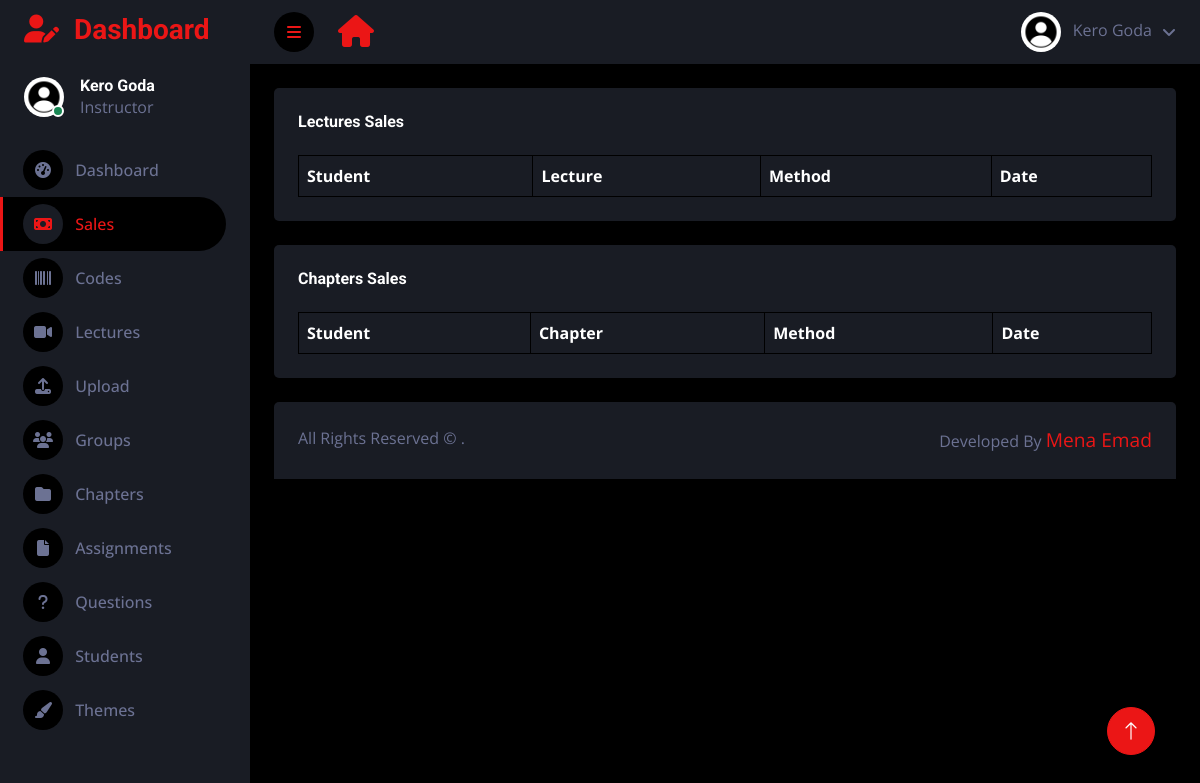
/en/dashboard/sales (signed in), run on an earlier commit of the app's database.
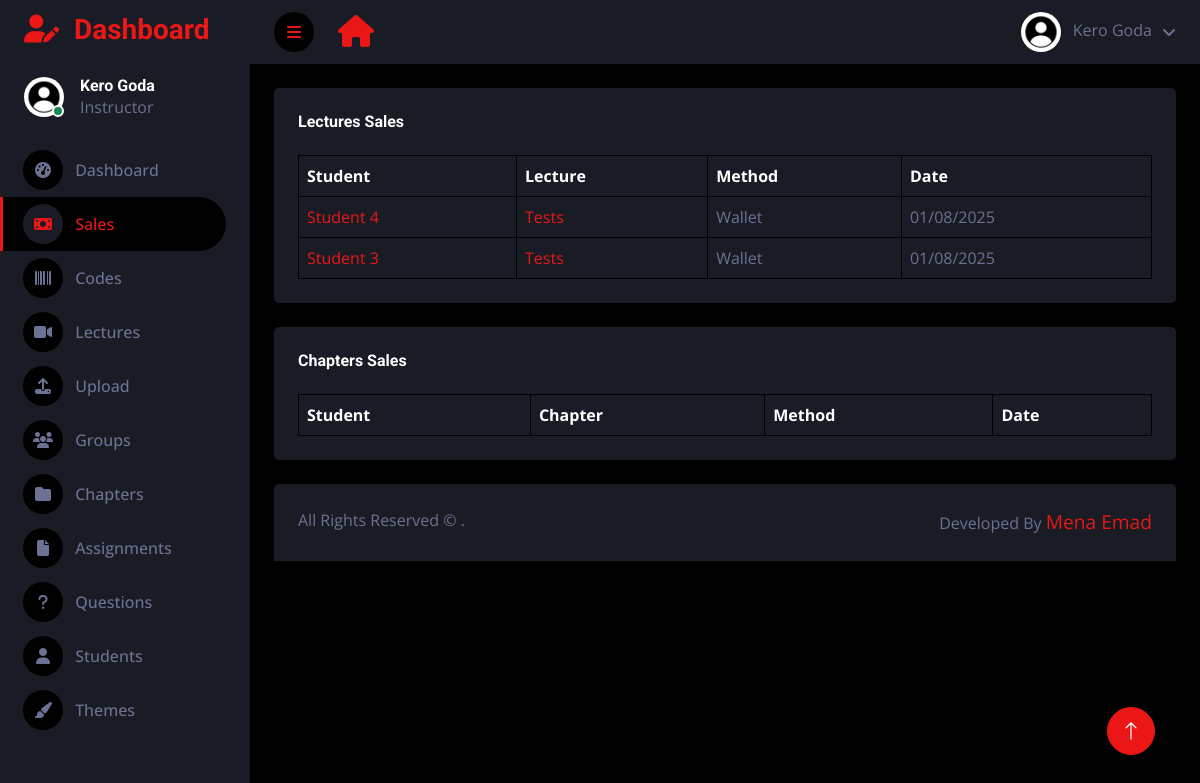
And on a later commit of the database.
### main/models.py (models this page shows, shortened)
class BuyLesson(models.Model):
    user = models.ForeignKey(User, on_delete=models.CASCADE , blank=True , null=True)
    user_name = models.CharField(max_length=100 , blank=True)
    user_image = models.ImageField(upload_to='profile_images', default='blank-profile-picture.png')
    lecture_id = models.CharField(max_length=500)
    lecture_title = models.CharField(max_length=100 ,  blank=True)
    lecture_value = models.IntegerField(editable=True , default='0' , blank=True)
    created_at = models.DateTimeField(default=datetime.now)
    class methods(models.TextChoices):
        wallet = 'wallet',
        code = 'code',
        lecture_code = 'lecture_code',
        chapter = 'chapter',
        group = 'group',
        admin = 'admin',
        link = 'link',
        wallet_discount = 'wallet_discount',
    method = models.CharField(max_length=25, choices=methods.choices, default=methods.code, blank=True)
    link = models.CharField(max_length=100 ,  blank=True)
    discount_id = models.CharField(max_length=100 ,  blank=True)
    discount_value = models.CharField(max_length=100 ,  blank=True)
    serial = models.CharField(max_length=100 ,  blank=True)
    class Meta:
        verbose_name = ("Lecture Purchase")
        verbose_name_plural = ("Lecture Purchases")

### dashboard/views.py (the view)
# urls.py: path('dashboard/sales' , views.dashboard_sales , name="dashboard-sales"),
def dashboard_sales(request ):
    if User.objects.filter(username=request.user.username).first():
        user_object = User.objects.get(username=request.user.username)
        user_profile = Profile.objects.get(user=user_object)
        notifications_count = Notification.objects.filter(user=request.user).count()
    else:
        user_profile = ''
        notifications_count = ''
    leecture_sales = BuyLesson.objects.all()
    chapter_sales = BuyChapter.objects.all()
    return render(request, 'dark/sales.html', {'user_profile': user_profile, 'lectures':leecture_sales , 'chapters':chapter_sales ,  'notifications' : notifications_count })

### templates/dark/sales.html (shortened to what the changed rows need)
{% extends "base-dark.html" %}
{% load static %}
{% block content%}
<body>
    <div class="container-fluid position-relative d-flex p-0">
        <div class="content">
            <nav class="navbar navbar-expand bg-secondary navbar-dark sticky-top px-4 py-0">
                <a href="/" class="navbar-brand d-flex ">
                    <h2 class="text-primary mb-0"><i class="fa fa-home"></i></h2>
                </a>
            </nav>
            <div class="container-fluid pt-4 px-4">
                <div class="bg-secondary text-center rounded p-4">
                    <div class="table-responsive">
                        <table class="table text-start align-middle table-bordered table-hover mb-0">
                            <thead>
                                <tr class="text-white">
                                    <th scope="col">
                                        {% if LANGUAGE_CODE == 'ar' %}الطالب{% else %}Student{% endif %}
                                    </th>
                                    <th scope="col">
                                        {% if LANGUAGE_CODE == 'ar' %}المحاضرة{% else %}Lecture{% endif %}
                                    </th>
                                    <th scope="col">
                                        {% if LANGUAGE_CODE == 'ar' %}الطريقة{% else %}Method{% endif %}
                                    </th>
                                    <th scope="col">
                                        {% if LANGUAGE_CODE == 'ar' %}التاريخ{% else %}Date{% endif %}
                                    </th>
                                </tr>
                            </thead>
                            <tbody>
                                {% for sale in lectures %}
                                <tr>
                                    <td><a href="/profile/{{sale.user.username}}">{{sale.user_name}}</a></td>
                                    <td><a href="/lecture/{{sale.lecture_id}}">{{sale.lecture_title}}</a></td>
                                    <td style="text-transform: capitalize;">{{sale.method}}</td>
                                    <td>{{sale.created_at|date:"SHORT_DATE_FORMAT"}}</td>
                                </tr>
                                {% endfor %}
                            </tbody>
                        </table>
                    </div>
                </div>
            </div>
            <div class="container-fluid pt-4 px-4">
                <div class="bg-secondary text-center rounded p-4">
                    <div class="table-responsive">
                        <table class="table text-start align-middle table-bordered table-hover mb-0">
                            <thead>
                                <tr class="text-white">
                                    <th scope="col">
                                        {% if LANGUAGE_CODE == 'ar' %}الطالب{% else %}Student{% endif %}
                                    </th>
                                    <th scope="col">
                                        {% if LANGUAGE_CODE == 'ar' %}الفصل{% else %}Chapter{% endif %}
                                    </th>
                                    <th scope="col">
                                        {% if LANGUAGE_CODE == 'ar' %}الطريقة{% else %}Method{% endif %}
                                    </th>
                                    <th scope="col">
                                        {% if LANGUAGE_CODE == 'ar' %}التاريخ{% else %}Date{% endif %}
                                    </th>
                                </tr>
                            </thead>
                        </table>
                    </div>
                </div>
            </div>
        </div>
    </div>
</body>
{% endblock content %}

What changed in the data, as far as the page shows it:
added BuyLesson: user_name "Student 4", lecture_title "Tests", method "Wallet", created_at "01/08/2025"
added BuyLesson: user_name "Student 3", lecture_title "Tests", method "Wallet", created_at "01/08/2025"
